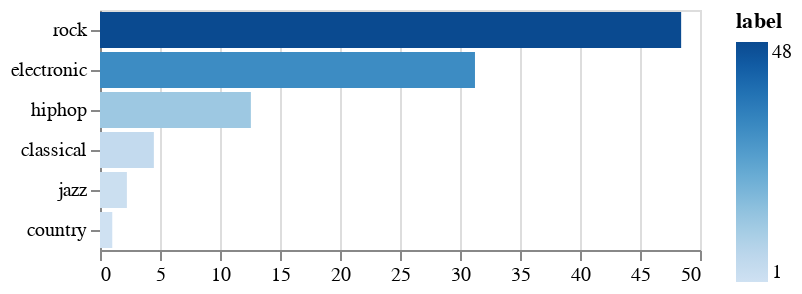

The cell this chart's notebook holds for it:
### Markdown cell above
## Check class distribution

### Code cell
#return a chart that shows % of data by genre
#rock has almost 50% of all data points
#classes might need to be balanced for further analysis

class_dis = pd.DataFrame(train_df['label'].value_counts(normalize=True) *
                         100).reset_index()

alt.Chart(class_dis).mark_bar().encode(x=alt.X('label:Q', title=None),
                                       y=alt.Y('index:N',
                                               sort='-x',
                                               title=None),
                                       color='label:Q')

### Figure 1 — Vega specification as saved in the notebook (floating-point values rounded to 4 significant figures)
{"$schema": "https://vega.github.io/schema/vega/v5.json", "data": [{"name": "source_0"}, {"name": "data_0", "values": [{"index": "rock", "label": 48.43, "label_end": 48.43, "label_start": 0.0}, {"index": "electronic", "label": 31.25, "label_end": 31.25, "label_start": 0.0}, {"index": "hiphop", "label": 12.57, "label_end": 12.57, "label_start": 0.0}, {"index": "classical", "label": 4.489, "label_end": 4.489, "label_start": 0.0}, {"index": "jazz", "label": 2.24, "label_end": 2.24, "label_start": 0.0}, {"index": "country", "label": 1.022, "label_end": 1.022, "label_start": 0.0}]}, {"name": "source_0_y_domain_index", "values": [{"index": "rock", "sort_field": 48.43}, {"index": "electronic", "sort_field": 31.25}, {"index": "hiphop", "sort_field": 12.57}, {"index": "classical", "sort_field": 4.489}, {"index": "jazz", "sort_field": 2.24}, {"index": "country", "sort_field": 1.022}]}, {"name": "data_0_color_domain_label", "values": [{"min": 1.022, "max": 48.43}]}], "signals": [{"name": "y_step", "value": 20}, {"name": "height", "update": "bandspace(domain('y').length, 0.1, 0.05) * y_step"}], "marks": [{"type": "rect", "name": "marks", "from": {"data": "data_0"}, "encode": {"update": {"fill": {"field": "label", "scale": "color"}, "x": {"field": "label_end", "scale": "x"}, "x2": {"field": "label_start", "scale": "x"}, "y": {"field": "index", "scale": "y"}, "height": {"signal": "max(0.25, bandwidth('y'))"}}}, "style": ["bar"]}], "scales": [{"name": "x", "type": "linear", "domain": {"data": "data_0", "fields": ["label_start", "label_end"]}, "range": [0, {"signal": "width"}], "zero": true, "nice": true}, {"name": "y", "type": "band", "domain": {"data": "source_0_y_domain_index", "field": "index", "sort": {"op": "max", "field": "sort_field", "order": "descending"}}, "range": {"step": {"signal": "y_step"}}, "paddingInner": 0.1, "paddingOuter": 0.05}, {"name": "color", "type": "linear", "domain": [{"signal": "(data(\"data_0_color_domain_label\")[0] || {}).min"}, {"signal": "(data(\"data_0_color_domain_label\")[0] || {}).max"}], "range": "ramp", "interpolate": "hcl", "zero": false}], "axes": [{"scale": "x", "grid": true, "gridScale": "y", "labels": false, "aria": false, "orient": "bottom", "maxExtent": 0, "tickCount": {"signal": "ceil(width/40)"}, "domain": false, "minExtent": 0, "ticks": false, "zindex": 0}, {"scale": "x", "labelFlush": true, "labelOverlap": true, "orient": "bottom", "tickCount": {"signal": "ceil(width/40)"}, "zindex": 0, "grid": false}, {"scale": "y", "grid": false, "zindex": 0, "orient": "left"}], "style": "cell", "legends": [{"fill": "color", "gradientLength": {"signal": "clamp(height, 64, 200)"}, "title": "label"}], "background": "white", "width": 300, "padding": 5}
